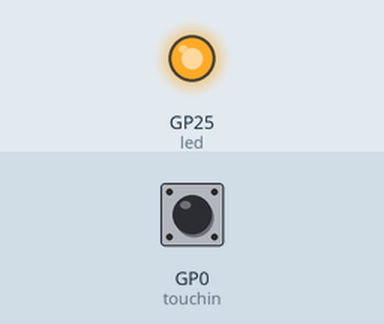
Bench run of a program on a simulated Raspberry Pi Pico running CircuitPython. Parts: output pins drawn as LEDs (lit = HIGH). Inputs (shaded band) come from the test bench; at power-on: GP0 (touchin) LOW. The interpreter's speed is modelled, so counts of loop turns are approximate; touch pads read as touched when driven HIGH.

Above: at 0.1 s.
At 1.1 s:
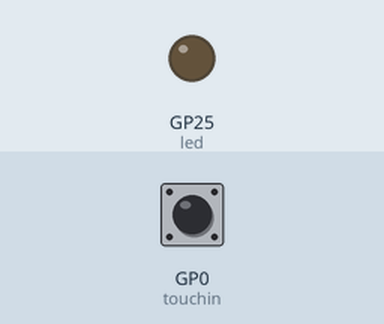
Timing chart, 0 to 2.6 s (numbered marks = the images above):
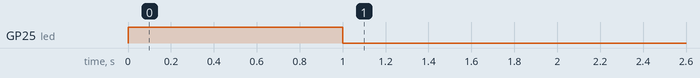

The program:

code.py
```python
# build-in LED blink in Pi Pico using CircuitPython

import time
import board
import digitalio
import touchio

touch_threshold_adjust = 720

touch_pin = board.GP0

touchin = touchio.TouchIn(touch_pin)
touchin.threshold += touch_threshold_adjust
touch = touchin
#    touchs.append( touchin ) # Debouncer(touchin)

led = digitalio.DigitalInOut(board.LED)
led.direction = digitalio.Direction.OUTPUT # set the direction of the pin

led.value = True
time.sleep(1.0)
led.value = False

i = 0

while True:
    # touch.update()
    touched = touch.value
    i = (i + 1) % 100
    if touched: # or (i == 0):
        led.value = True
    elif (not touched): # or (i == 10):
        # if touch.fell:
        led.value = False

    # time.sleep(0.01)
    
```
